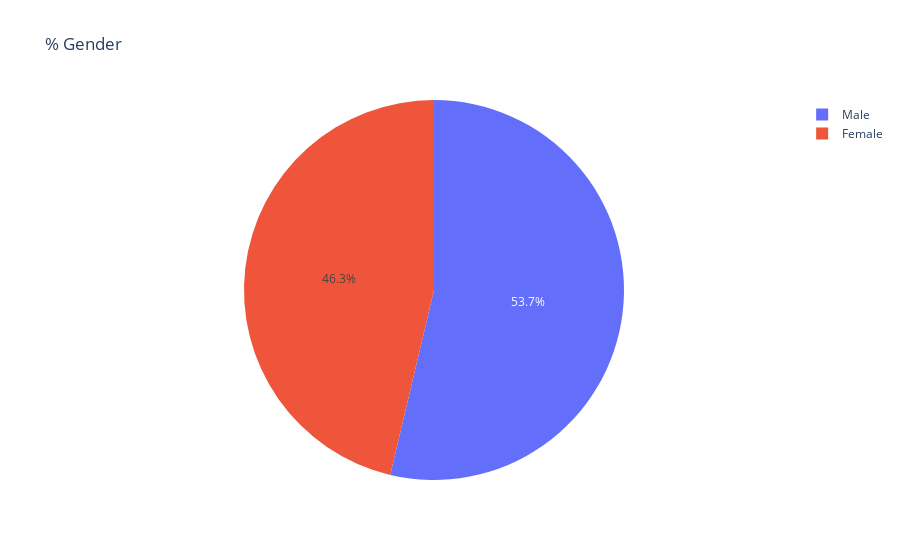

Write notebook code for a chart like this one.
### Code cell
# distribution in Gender
labels = ['Male', 'Female']
fig = px.pie(df, values=df['insured_sex'].value_counts(), names=labels, title='% Gender')
fig.show()

### Figure 1 — Plotly figure (JSON) as saved in the notebook; plotly's stock layout.template omitted (floating-point values rounded to 4 significant figures)
{"data": [{"domain": {"x": [0, 1], "y": [0, 1]}, "hoverlabel": {"namelength": 0}, "hovertemplate": "label=%{label}<br>value=%{value}", "labels": ["Male", "Female"], "legendgroup": "", "name": "", "showlegend": true, "type": "pie", "values": [537, 463]}], "layout": {"legend": {"tracegroupgap": 0}, "title": {"text": "% Gender"}}}
